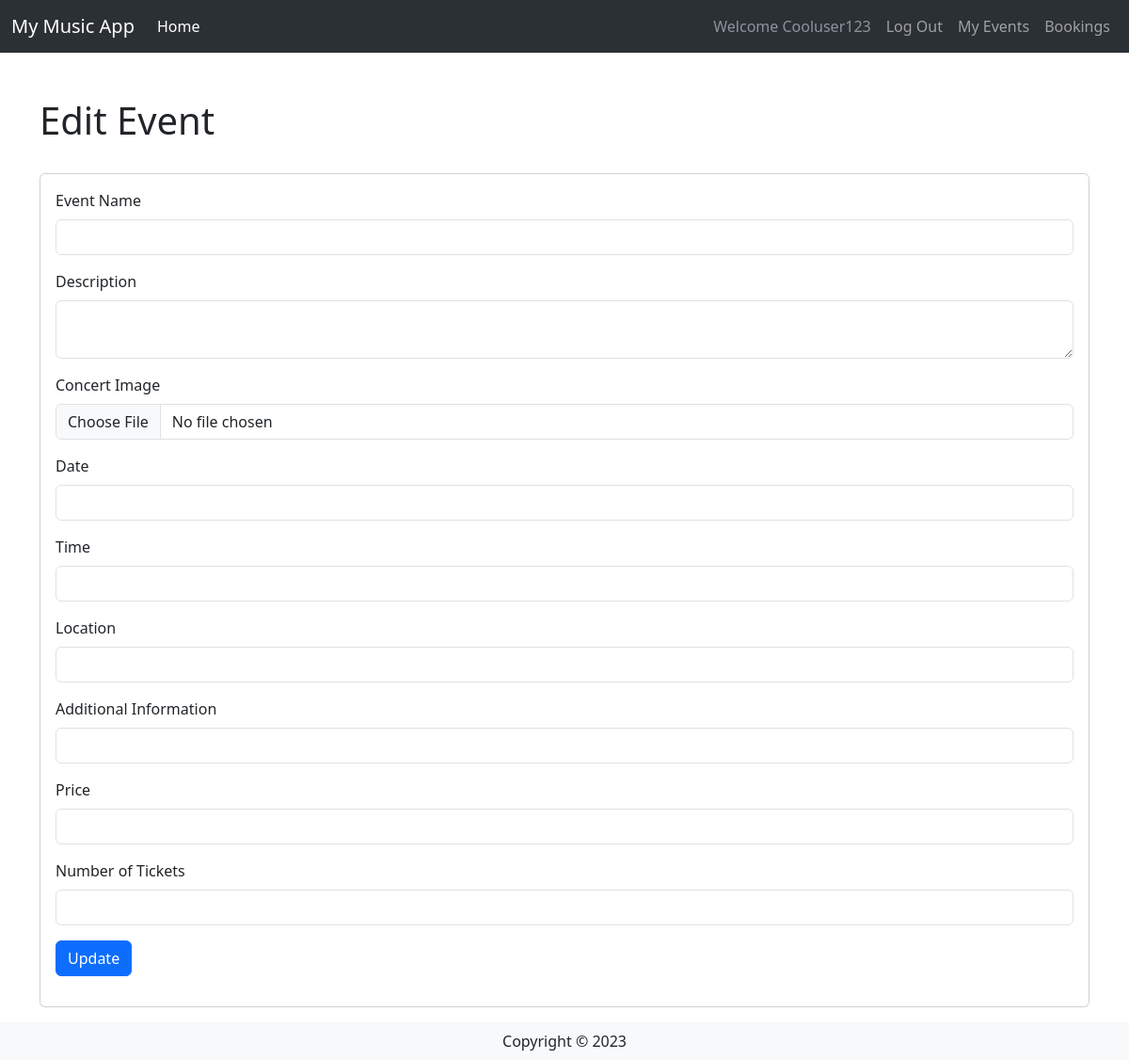
The app's page /events/3/edit (signed in), older data.
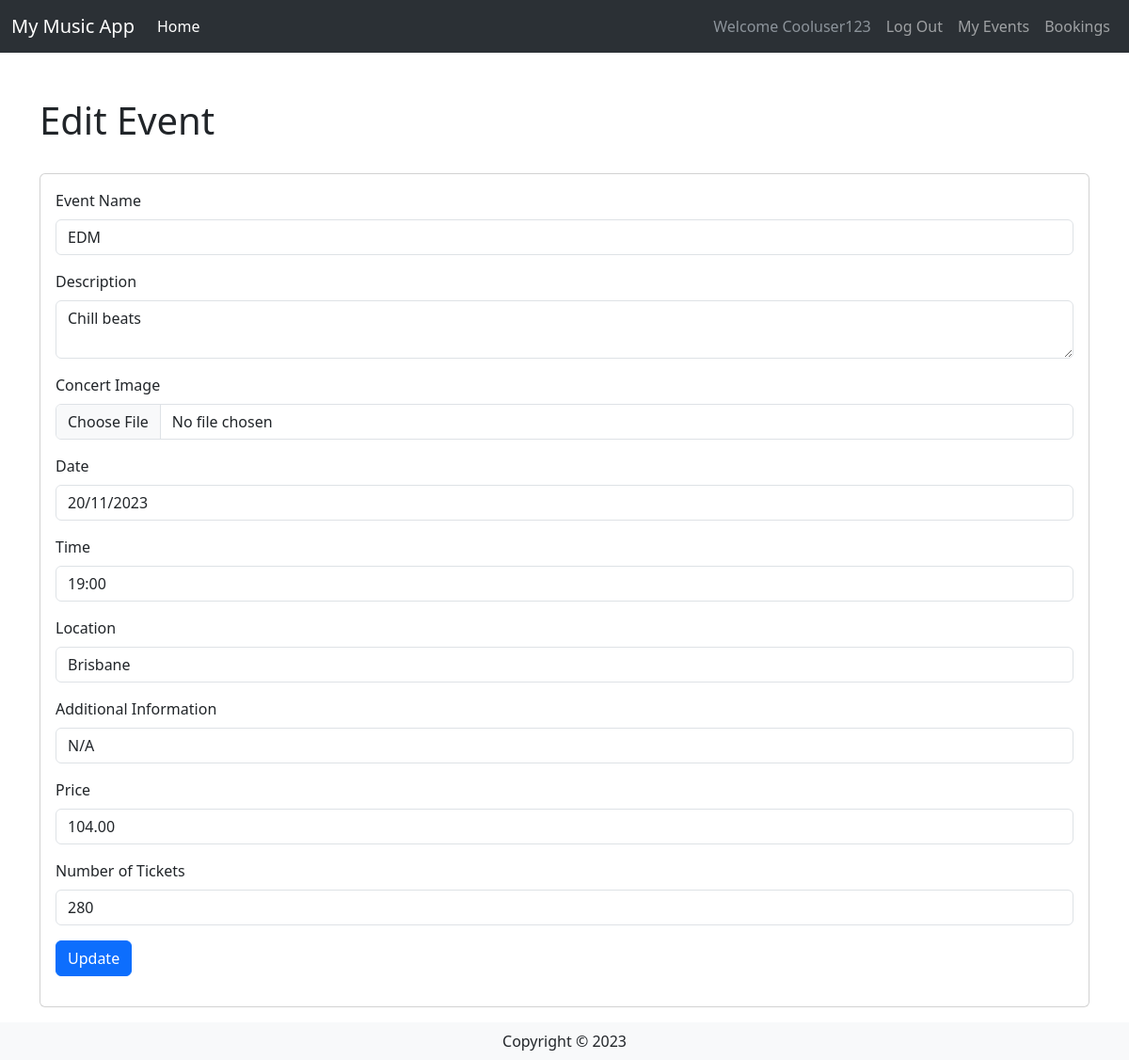
The same page, newer data.
### website/models.py (models this page shows, shortened)
class Concert(db.Model):
    __tablename__ = 'Event'
    id = db.Column(db.Integer, primary_key=True)
    EventName = db.Column(db.String(80))
    EventDesc = db.Column(db.String(200))
    EventImage = db.Column(db.String(400))
    EventDate = db.Column(db.String(100))
    EventLocation = db.Column(db.String(100))
    EventInfo = db.Column(db.String(200))
    EventPrice = db.Column(db.DECIMAL(9, 2))
    EventStatus = db.Column(db.String(20))
    EventTicketCount = db.Column(db.Integer)
    UserId = db.Column(db.Integer, db.ForeignKey('User.id'))
    userCreator = db.relationship('User', backref='events_created')
    EventTime = db.Column(db.String(100))
    Comments = db.relationship('Comment', backref='concert')

### website/events.py (the view, shortened to what this page needs)
@my_events_bp.route('/<int:id>/edit', methods=['GET', 'POST'])
@login_required
def edit_event(id):
    event = Concert.query.get(id)
    form = UpdateConcertForm(obj=event)
    return render_template('user/eventsedit.html', form=form, event=event)

### website/forms.py
class UpdateConcertForm(FlaskForm):
  EventName = StringField('Event Name', validators=[InputRequired()])
  EventDesc = TextAreaField('Description', validators = [InputRequired()])
  EventImage = FileField('Concert Image', validators=[
    FileRequired(message='Image cannot be empty'),
    FileAllowed(ALLOWED_FILE, message='Only supports PNG, JPG, png, jpg')])
  EventDate = StringField('Date', validators=[InputRequired()])
  EventTime = StringField('Time', validators=[InputRequired()])
  EventLocation = StringField('Location', validators=[InputRequired()])
  EventInfo = StringField('Additional Information', validators=[InputRequired()])
  EventPrice = StringField('Price', validators=[InputRequired()])
  EventTicketCount = StringField('Number of Tickets', validators=[InputRequired()])
  submit = SubmitField("Update")

### website/templates/user/eventsedit.html (shortened to what this page needs)
{% extends 'base.html' %}
{% from 'bootstrap5/form.html' import render_form %}
{% block content %}
<div class="container">
    <div class="row mt-5 mb-3">
        <div class="col-md-12">
            <h1 class="mb-0">Edit Event</h1>
        </div>
    </div>
    <div class="row">
        <div class="col-md-12">
            <div class="card my-3">
                <div class="card-body">
                    {{ render_form(form) }}
                </div>
            </div>
        </div>
    </div>
</div>
{% endblock %}

Row changes from the older to the newer data that the page shows:
added Concert: EventName "EDM", EventDesc "Chill beats", EventDate "20/11/2023", EventTime "19:00", EventLocation "Brisbane", EventInfo "N/A", EventPrice "104.00", EventTicketCount "280"
